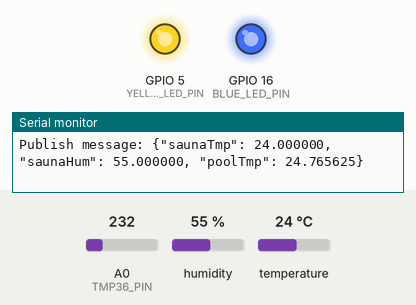
This sketch was run on a simulated ESP8266 (NodeMCU). Shown: output pins drawn as LEDs (lit = HIGH), the last lines printed to the serial monitor. The test bench sets the inputs (shaded band); at power-on: temperature 24 °C, A0 (TMP36_PIN) = 232, humidity 55 %. WiFi joins after 1.5 s; servers stay silent unless stated; random numbers use the default seed unless the sketch sets one; no MQTT or app messages arrive unless stated.

Above: at 2.7 s.
2.8 s: temperature set to 29 °C
5.7 s: temperature set to 32 °C
At 8.9 s:
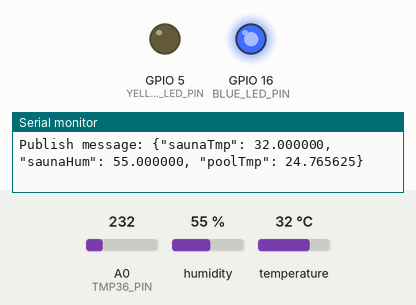
12.0 s: temperature set to 12 °C
At 14.8 s:
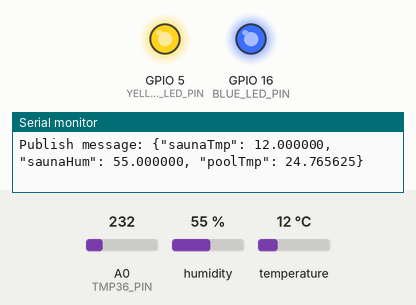
15.1 s: A0 (TMP36_PIN) set to 252
16.7 s: A0 (TMP36_PIN) set to 279
At 18.5 s:
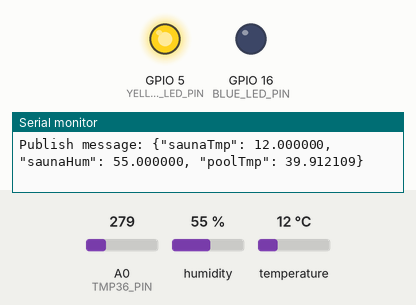
Timing chart, 0 to 20.0 s (numbered marks = the images above; inputs shaded):
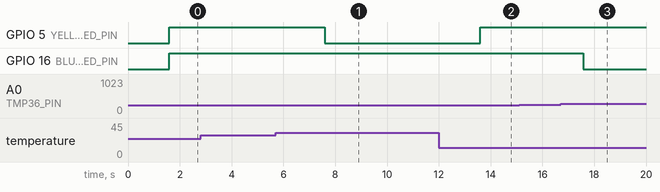

Measured:
- the behaviour switches between 30 and 31 °C on temperature (found by bisection; images 0 and 1)
- the behaviour switches between 266 and 267 on A0 (TMP36_PIN) (found by bisection; images 2 and 3)
- after the input at 5.7 s, GPIO 5 (YELLOW_LED_PIN): HIGH → LOW after 1.9 s
- after the input at 12.0 s, GPIO 5 (YELLOW_LED_PIN): LOW → HIGH after 1.6 s
- after the input at 16.7 s, GPIO 16 (BLUE_LED_PIN): HIGH → LOW after 0.88 s

The sketch:

smart_sauna.ino
```cpp
#include "DHT.h" // DHT sensor library by Adafruit
#include <ArduinoJson.h>
#include <ESP8266WiFi.h>
#include <PubSubClient.h>

#define TMP36_PIN A0
#define DHT11_PIN 14
#define BLUE_LED_PIN 16
#define YELLOW_LED_PIN 5

// Configuration
const char* ssid = "****";
const char* password = "****";
const char* mqtt_server = "****";

WiFiClient espClient;
PubSubClient client(espClient);
unsigned long lastMsg = 0;
#define MSG_BUFFER_SIZE	(200)
char msg[MSG_BUFFER_SIZE];

DHT dht(DHT11_PIN, DHT11);

struct Settings {
  float targetTmp; // target temperature
  float delta;     // thermostat hysteresis

  float getMin() {
    return targetTmp - delta/2;
  }

  float getMax() {
    return targetTmp + delta/2;
  }
};

Settings saunaSettings;
Settings poolSettings;
bool isSaunaHeating = false;
bool isPoolHeating = false;

void setup_wifi() {

  delay(10);
  // Start by connecting to a WiFi network
  Serial.println();
  Serial.print("Connecting to ");
  Serial.println(ssid);

  WiFi.mode(WIFI_STA);
  WiFi.begin(ssid, password);

  while (WiFi.status() != WL_CONNECTED) {
    delay(500);
    Serial.print(".");
  }

  randomSeed(micros());

  Serial.println("");
  Serial.println("WiFi connected");
  Serial.println("IP address: ");
  Serial.println(WiFi.localIP());
}

void callback(char* topic, byte* payload, unsigned int length) {

  char jsonStr[length + 1];
  memcpy(jsonStr, payload, length);
  jsonStr[length] = 0; // Null termination.

  Serial.print("Message arrived [");
  Serial.print(topic);
  Serial.print("] ");
  Serial.println(jsonStr);

  StaticJsonDocument<200> jsonDoc;

  if (strcmp(topic,"server/setconfig")==0){

    auto error = deserializeJson(jsonDoc, jsonStr);
    if (error) {
      Serial.print(F("deserializeJson() failed with code "));
      Serial.println(error.c_str());
      return;
    }

    String heater = jsonDoc["heater"];
    float targetTmp = jsonDoc["targetTmp"];
    float delta = jsonDoc["delta"];

    if (heater == "sauna") {
      saunaSettings.targetTmp = targetTmp;
      saunaSettings.delta = delta;
    } else if (heater == "pool") {
      poolSettings.targetTmp = targetTmp;
      poolSettings.delta = delta;
    }

  }

  if (strcmp(topic,"server/getconfigcommand")==0){

    snprintf (msg, MSG_BUFFER_SIZE, "[{\"heater\": \"sauna\", \"targetTmp\": %f, \"delta\": %f},"
                                    "{\"heater\": \"pool\", \"targetTmp\": %f, \"delta\": %f}]",
                                    saunaSettings.targetTmp, saunaSettings.delta,
                                    poolSettings.targetTmp, poolSettings.delta);
    Serial.print("Publish message: ");
    Serial.println(msg);
    client.publish("device/getconfigreply", msg);
  }
}

void reconnect() {
  // Loop until reconnected
  while (!client.connected()) {
    Serial.print("Attempting MQTT connection...");
    // Create a random client ID
    String clientId = "ESP8266Client-";
    clientId += String(random(0xffff), HEX);
    // Attempt to connect
    if (client.connect(clientId.c_str())) {
      Serial.println("connected");
      // subscribe to topics
      client.subscribe("server/setconfig");
      client.subscribe("server/getconfigcommand");
    } else {
      Serial.print("failed, rc=");
      Serial.print(client.state());
      Serial.println(" try again in 5 seconds");
      // Wait 5 seconds before retrying
      delay(5000);
    }
  }
}

void setup()
{
  Serial.begin(115200);

  pinMode(YELLOW_LED_PIN, OUTPUT);
  pinMode(BLUE_LED_PIN, OUTPUT);

  pinMode(DHT11_PIN, INPUT);
  dht.begin();

  setup_wifi();
  client.setServer(mqtt_server, 1883);
  client.setCallback(callback);

  saunaSettings = {30, 1};
  poolSettings = {35, 2};
}

void loop()
{
  if (!client.connected()) {
    reconnect();
  }
  client.loop();

  unsigned long now = millis();
  if (now - lastMsg > 1000) {
    lastMsg = now;

    float saunaTmp = dht.readTemperature();
    float saunaHum = dht.readHumidity();
    float poolTmp = getTmp(analogRead(TMP36_PIN));

    // check sauna
    if (!isSaunaHeating && (saunaTmp < saunaSettings.getMin())) {
      // turn on thermostat
      digitalWrite(YELLOW_LED_PIN, HIGH);
      isSaunaHeating = true;
    }
    else if (isSaunaHeating && (saunaTmp > saunaSettings.getMax())) {
      // turn off thermostat
      digitalWrite(YELLOW_LED_PIN, LOW);
      isSaunaHeating = false;
    }

    // check pool
    if (!isPoolHeating && (poolTmp < poolSettings.getMin())) {
      // turn on thermostat
      digitalWrite(BLUE_LED_PIN, HIGH);
      isPoolHeating = true;
    }
    else if (isPoolHeating && (poolTmp > poolSettings.getMax())) {
      // turn off thermostat
      digitalWrite(BLUE_LED_PIN, LOW);
      isPoolHeating = false;
    }

    // Send MQTT message
    snprintf (msg, MSG_BUFFER_SIZE, "{\"saunaTmp\": %f, \"saunaHum\": %f, \"poolTmp\": %f}", saunaTmp, saunaHum, poolTmp);
    Serial.print("Publish message: ");
    Serial.println(msg);
    client.publish("device/monitoring", msg);
  }
}

float getTmp(int reading) {
  // Convert the reading into voltage:
  float voltage = reading * (3300 / 1024.0);

  // Convert the voltage into the temperature in Celsius:
  return (voltage - 500) / 10;
}
```
